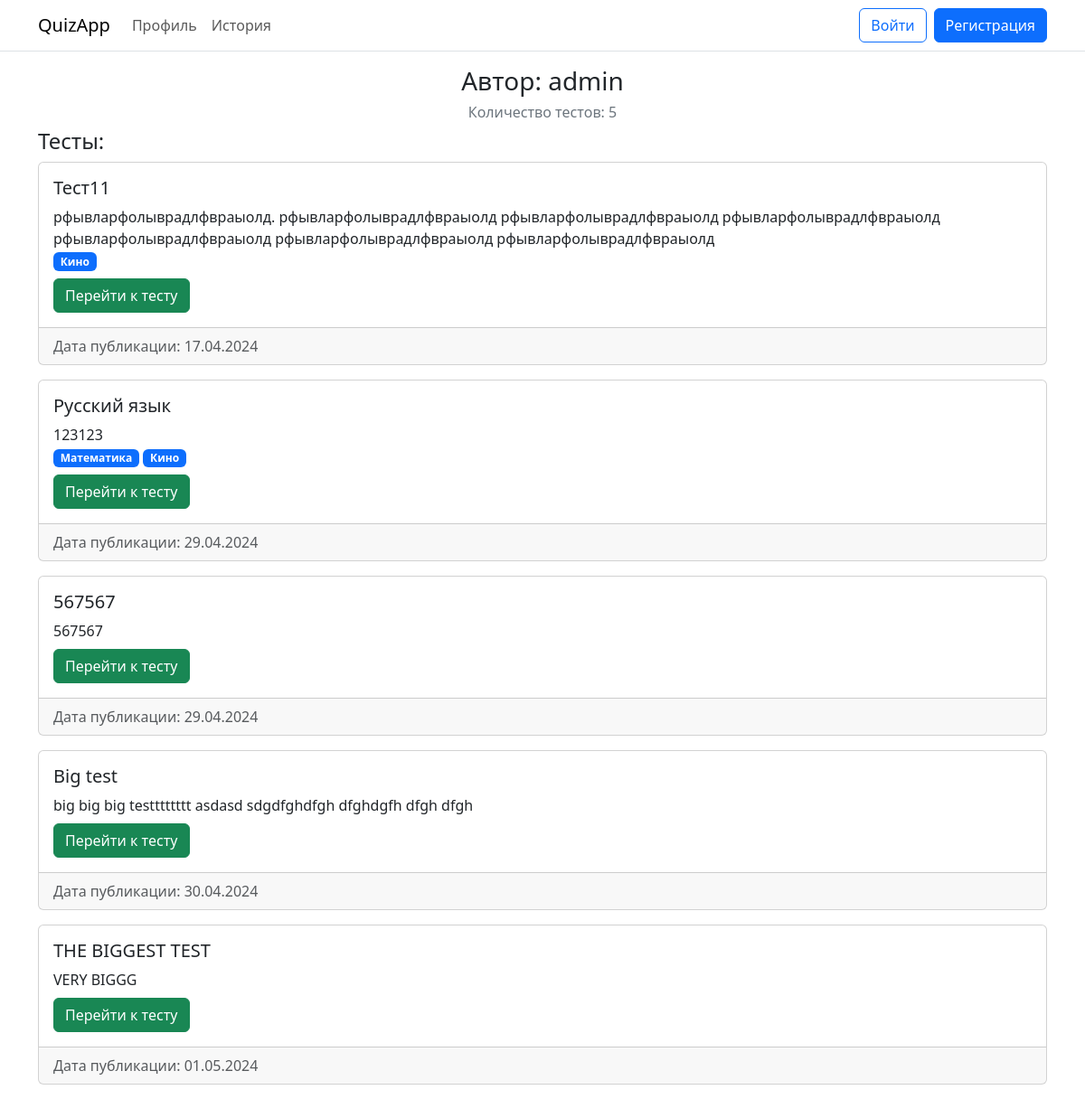
The page /user_tests/admin/ on the database as committed earlier.
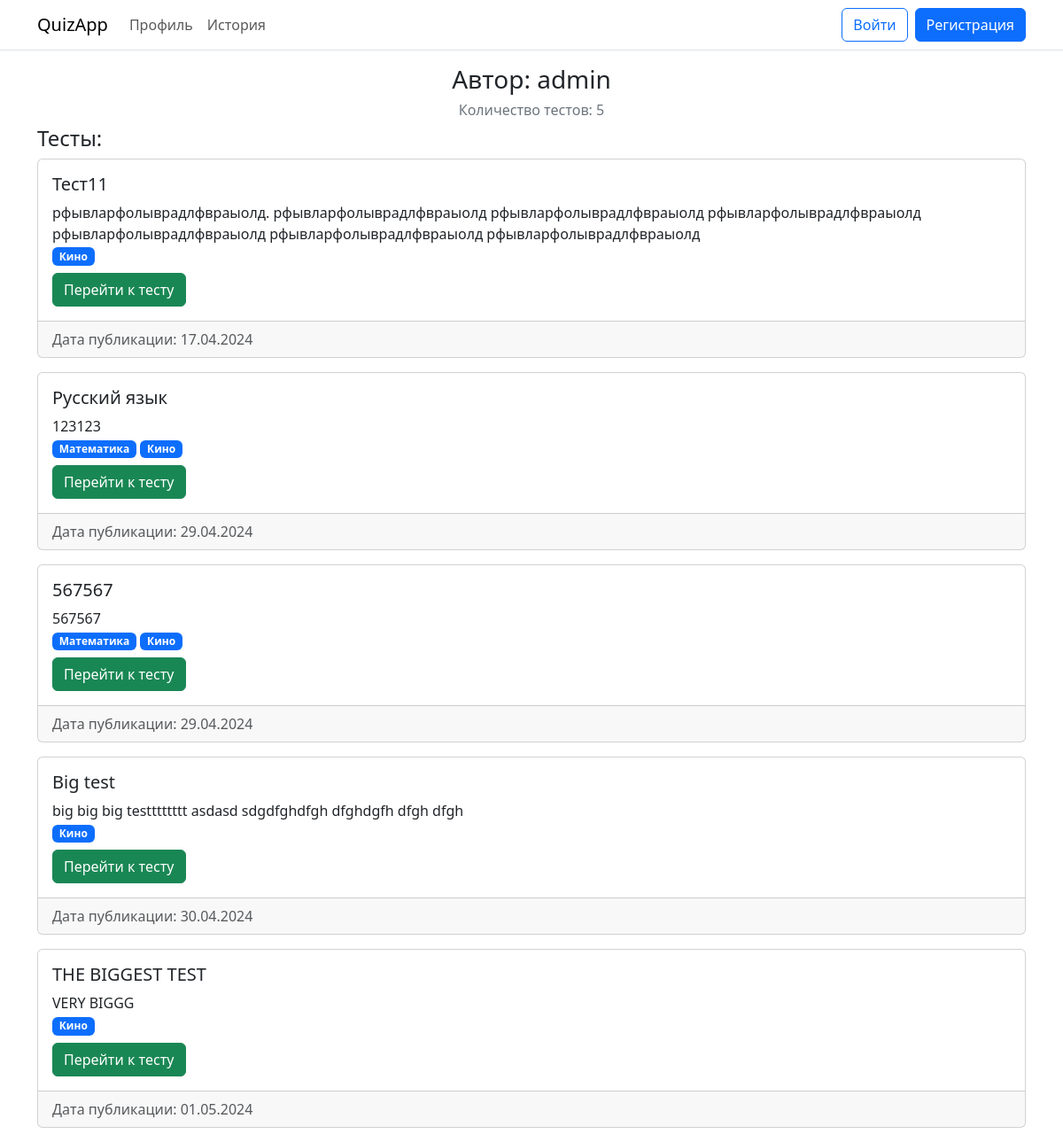
The same page on the database as committed later.
### Web/models.py (models this page shows)
class Test(models.Model):
    tags = models.ManyToManyField(Tags)
    user = models.ForeignKey(User, on_delete = models.CASCADE)
    title = models.CharField(max_length = 200, default = "")
    description = models.CharField(max_length = 2000, default = "")
    is_published = models.BooleanField(default = False)
    published_at = models.DateField(default = datetime.date.today())
    created_at = models.DateField(default = datetime.date.today())
    pass_rate = models.IntegerField(default = 0)

class Tags(models.Model):
    label = models.CharField(max_length = 60)

### Tests/views.py (the view)
# urls.py: path("user_tests/<username>/", tests.user_tests),
def user_tests(request, username):
    try:
        user = User.objects.get(username = username)
        context = { "username": request.user.username,
                    "author": user.username,
                    "tests": user.test_set.filter(is_published = True) }
        return render(request, "Tests/user_tests.html", context)
    except User.DoesNotExist:
        return redirect("/error")

### templates/Tests/user_tests.html (shortened to what this page needs)
{% extends "Web/base.html" %}
{% block auth %}{% include "Web/log_navbar.html" %}{% endblock auth %}
{% block content %}
    <h3 class="text-center">Автор: {{ author }}</h3>
    <h6 class="text-center text-secondary">Количество тестов: {{ tests.count }}</h6>
    <h4>Тесты:</h4>
    {% if tests.count > 0 %}
    <div>
      {% for test in tests %}
      <div class="card mb-3" id="item-{{test.id}}">
          <div class="card-body">
            <h5 class="card-title">{{ test.title }}</h5>
            <p class="card-text mb-0">{{ test.description }}</p>
            {% if test.tags.count > 0 %}
              <p class="mb-0">
                {% for tag in test.tags.all %}
                    <span class="badge text-bg-primary">{{ tag.label }}</span>
                {% endfor %}
              </p>
            {% endif %}
            <a href="/about/{{ test.id }}/" class="btn btn-success mt-2">Перейти к тесту</a>
          </div>
          <div class="card-footer text-body-secondary">
              Дата публикации: {{ test.published_at|date:"d.m.Y" }}
          </div>
      </div>
      {% endfor %}
    </div>
  {% else %}
  <h5 class="text-center">Список пуст</h5>
  {% endif %}
{% endblock content %}

Rows that differ between the two databases and show on the page:
changed Test (number 3 of 5 on the later page): gains Tags (label "Математика"); gains Tags (label "Кино")
changed Test "Big test": gains Tags (label "Кино")
changed Test "THE BIGGEST TEST": gains Tags (label "Кино")
